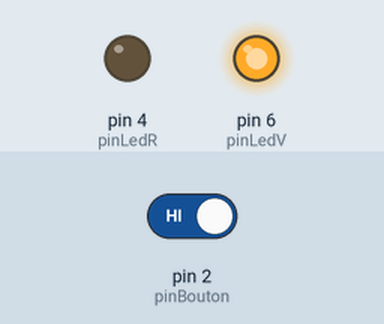
The sketch below on a simulated Arduino Uno, built with avr-gcc and run on an emulated ATmega328P. Parts: output pins drawn as LEDs (lit = HIGH). Inputs (shaded band) come from the test bench; at power-on: pin 2 (pinBouton) HIGH. What the sketch prints to the serial monitor is not drawn.

Above: at 1.2 s.
1.3 s: pin 2 (pinBouton) driven LOW
At 2.5 s:
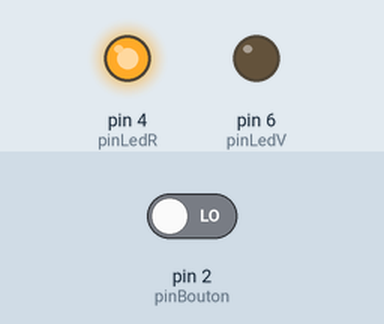
2.8 s: pin 2 (pinBouton) driven HIGH
At 3.8 s:
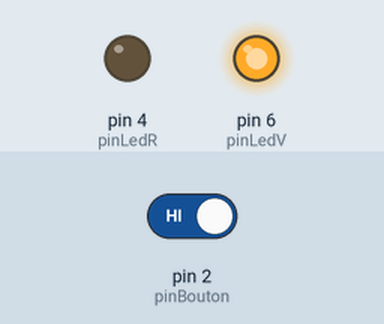
Timing chart, 0 to 5.8 s (numbered marks = the images above; inputs shaded):
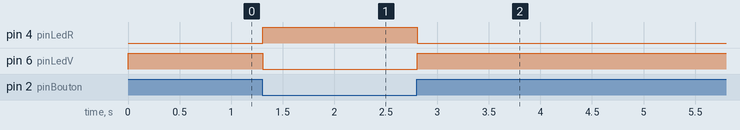

The sketch:

jour_nuit.ino
```cpp
int pinBouton;
int pinLedV, pinLedR ;

void setup()
{
    Serial.begin(9600);
    pinBouton=2;
    pinMode(pinBouton,INPUT);
    pinLedV = 6 ;
    pinMode(pinLedV, OUTPUT);
    pinLedR = 4 ;
    pinMode(pinLedR, OUTPUT) ;

    digitalWrite(pinLedR, LOW);
    digitalWrite(pinLedV, LOW);
}
void loop()
{
    boolean etatBouton=digitalRead(pinBouton);
    Serial.println(etatBouton);
    if(etatBouton == 0){
      digitalWrite(pinLedR, HIGH);
      digitalWrite(pinLedV, LOW);
    } else {
      digitalWrite(pinLedR, LOW);
      digitalWrite(pinLedV, HIGH);
    }
}
```

Measured:
- after the input at 1.3 s, pin 4 (pinLedR): LOW → HIGH at once; pin 6 (pinLedV): HIGH → LOW at once
- after the input at 2.8 s, pin 4 (pinLedR): HIGH → LOW at once; pin 6 (pinLedV): LOW → HIGH at once
